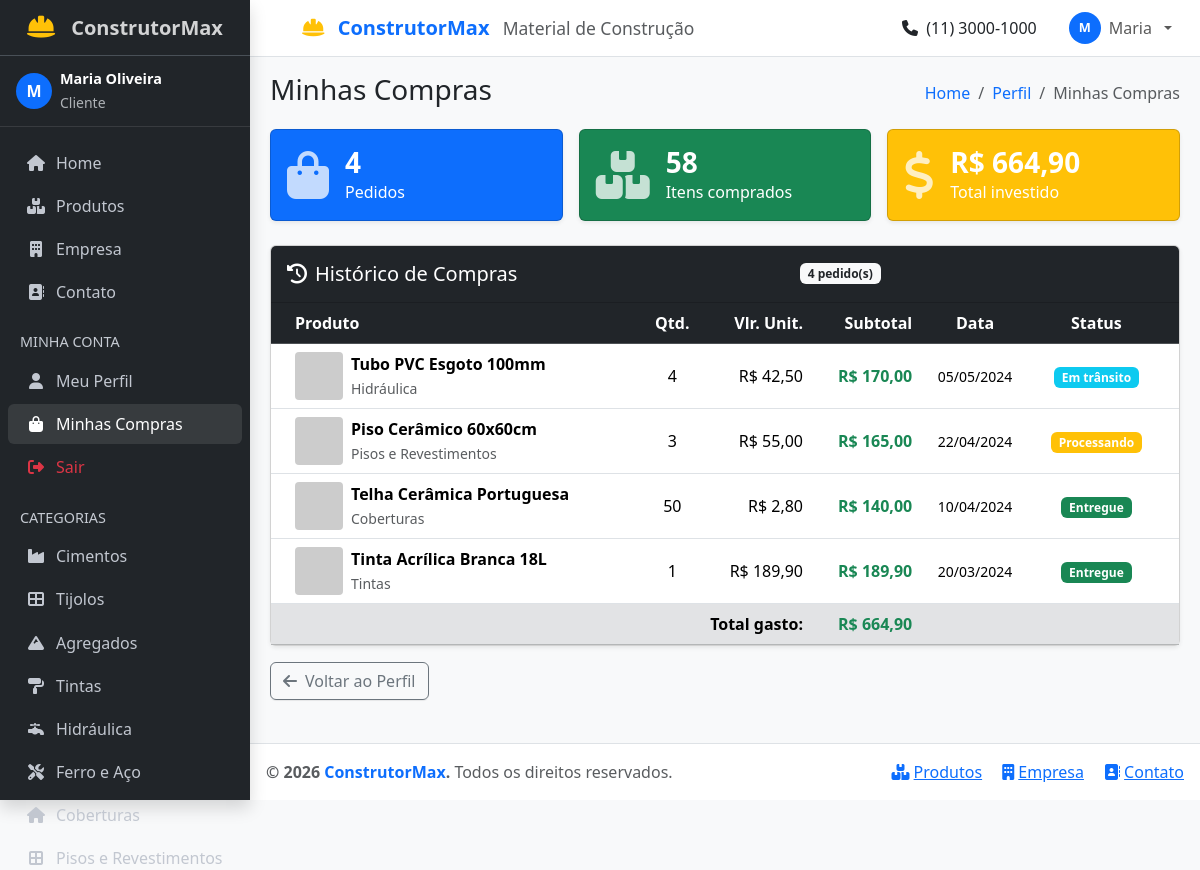
Page /cliente/compras.php (signed in) on the committed database.
### tables this page shows
CREATE TABLE IF NOT EXISTS pedidos (
    id             INT UNSIGNED   AUTO_INCREMENT PRIMARY KEY,
    usuario_id     INT UNSIGNED   NOT NULL,
    produto_id     INT UNSIGNED   NOT NULL,
    quantidade     INT UNSIGNED   NOT NULL DEFAULT 1,
    valor_unitario DECIMAL(10,2)  NOT NULL,
    data_pedido    DATE           NOT NULL,
    status         ENUM('processando','em_transito','entregue','cancelado') NOT NULL DEFAULT 'processando',
    FOREIGN KEY (usuario_id) REFERENCES usuarios(id) ON DELETE CASCADE,
    FOREIGN KEY (produto_id) REFERENCES produtos(id) ON DELETE CASCADE
);

CREATE TABLE IF NOT EXISTS produtos (
    id        INT UNSIGNED    AUTO_INCREMENT PRIMARY KEY,
    nome      VARCHAR(150)    NOT NULL,
    categoria VARCHAR(80)     NOT NULL,
    preco     DECIMAL(10,2)   NOT NULL DEFAULT 0.00,
    estoque   INT UNSIGNED    NOT NULL DEFAULT 0,
    imagem    VARCHAR(500)    NOT NULL DEFAULT '',
    descricao TEXT            NOT NULL,
    criado_em TIMESTAMP       NOT NULL DEFAULT CURRENT_TIMESTAMP
);

### cliente/compras.php (the view, shortened to what this page needs)
<?php
$db = getDB();
$stmt = $db->prepare('
    SELECT p.nome AS produto_nome, p.imagem, p.categoria,
           pc.quantidade, pc.valor_unitario,
           (pc.quantidade * pc.valor_unitario) AS subtotal,
           pc.data_pedido, pc.status
    FROM pedidos pc
    JOIN produtos p ON p.id = pc.produto_id
    WHERE pc.usuario_id = :id
    ORDER BY pc.data_pedido DESC
');
$stmt->execute([':id' => $_SESSION['usuario_id']]);
$pedidos = $stmt->fetchAll();
$total_gasto = array_sum(array_column($pedidos, 'subtotal'));
$total_itens = array_sum(array_column($pedidos, 'quantidade'));
require_once '../layout.php';
?>
<div class="row g-3 mb-4">
  <div class="col-sm-4">
    <div class="card bg-primary text-white shadow-sm">
      <div class="card-body d-flex align-items-center gap-3">
        <i class="fas fa-shopping-bag fa-3x opacity-75"></i>
        <div><h3 class="fw-bold mb-0"><?= count($pedidos) ?></h3><span>Pedidos</span></div>
      </div>
    </div>
  </div>
  <div class="col-sm-4">
    <div class="card bg-success text-white shadow-sm">
      <div class="card-body d-flex align-items-center gap-3">
        <i class="fas fa-boxes fa-3x opacity-75"></i>
        <div><h3 class="fw-bold mb-0"><?= $total_itens ?></h3><span>Itens comprados</span></div>
      </div>
    </div>
  </div>
  <div class="col-sm-4">
    <div class="card bg-warning text-white shadow-sm">
      <div class="card-body d-flex align-items-center gap-3">
        <i class="fas fa-dollar-sign fa-3x opacity-75"></i>
        <div><h3 class="fw-bold mb-0">R$ <?= number_format($total_gasto, 2, ',', '.') ?></h3><span>Total investido</span></div>
      </div>
    </div>
  </div>
</div>
<?php if (empty($pedidos)): ?>
<div class="card shadow-sm">
  <div class="card-body text-center py-5">
    <i class="fas fa-shopping-bag fa-4x text-muted mb-3"></i>
    <h4 class="text-muted">Você ainda não realizou compras</h4>
    <p class="text-muted">Explore nosso catálogo e encontre o que precisa para sua obra!</p>
    <a href="../produtos.php" class="btn btn-primary mt-2"><i class="fas fa-boxes me-2"></i>Ver Produtos</a>
  </div>
</div>
<?php else: ?>
<div class="card shadow-sm">
  <div class="card-header bg-dark text-white d-flex justify-content-between align-items-center">
    <h5 class="mb-0"><i class="fas fa-history me-2"></i>Histórico de Compras</h5>
    <span class="badge bg-light text-dark"><?= count($pedidos) ?> pedido(s)</span>
  </div>
  <div class="card-body p-0">
    <div class="table-responsive">
      <table class="table table-hover mb-0">
        <thead class="table-dark">
          <tr>
            <th>Produto</th>
            <th class="text-center">Qtd.</th>
            <th class="text-end">Vlr. Unit.</th>
            <th class="text-end">Subtotal</th>
            <th class="text-center">Data</th>
            <th class="text-center">Status</th>
          </tr>
        </thead>
        <tbody>
          <?php foreach ($pedidos as $p): ?>
          <tr>
            <td>
              <div class="d-flex align-items-center gap-2">
                <img src="<?= htmlspecialchars($p['imagem']) ?>" style="width:48px;height:48px;object-fit:cover;border-radius:4px" alt="">
                <div>
                  <div class="fw-semibold"><?= htmlspecialchars($p['produto_nome']) ?></div>
                  <small class="text-muted"><?= htmlspecialchars($p['categoria']) ?></small>
                </div>
              </div>
            </td>
            <td class="text-center align-middle"><?= $p['quantidade'] ?></td>
            <td class="text-end align-middle">R$ <?= number_format($p['valor_unitario'], 2, ',', '.') ?></td>
            <td class="text-end align-middle fw-bold text-success">R$ <?= number_format($p['subtotal'], 2, ',', '.') ?></td>
            <td class="text-center align-middle"><small><?= date('d/m/Y', strtotime($p['data_pedido'])) ?></small></td>
            <td class="text-center align-middle">
              <?php
              $badges = ['entregue' => 'success', 'em_transito' => 'info', 'processando' => 'warning', 'cancelado' => 'danger'];
              $labels = ['entregue' => 'Entregue', 'em_transito' => 'Em trânsito', 'processando' => 'Processando', 'cancelado' => 'Cancelado'];
              $cor = $badges[$p['status']] ?? 'secondary';
              $label = $labels[$p['status']] ?? ucfirst($p['status']);
              ?>
              <span class="badge bg-<?= $cor ?>"><?= $label ?></span>
            </td>
          </tr>
          <?php endforeach; ?>
        </tbody>
        <tfoot class="table-secondary fw-bold">
          <tr>
            <td colspan="3" class="text-end">Total gasto:</td>
            <td class="text-end text-success">R$ <?= number_format($total_gasto, 2, ',', '.') ?></td>
            <td colspan="2"></td>
          </tr>
        </tfoot>
      </table>
    </div>
  </div>
</div>
<?php endif; ?>
<div class="mt-3">
  <a href="../perfil.php" class="btn btn-outline-secondary"><i class="fas fa-arrow-left me-2"></i>Voltar ao Perfil</a>
</div>
<?php require_once '../layout_footer.php'; ?>

### rows in the picture
pedidos: produto.nome "Tubo PVC Esgoto 100mm", produto.categoria "Hidráulica", quantidade "4", valor_unitario "42,50", subtotal "170,00", data_pedido "05/05/2024", status "Em trânsito"
pedidos: produto.nome "Piso Cerâmico 60x60cm", produto.categoria "Pisos e Revestimentos", quantidade "3", valor_unitario "55,00", subtotal "165,00", data_pedido "22/04/2024", status "Processando"
pedidos: produto.nome "Telha Cerâmica Portuguesa", produto.categoria "Coberturas", quantidade "50", valor_unitario "2,80", subtotal "140,00", data_pedido "10/04/2024", status "Entregue"
pedidos: produto.nome "Tinta Acrílica Branca 18L", produto.categoria "Tintas", quantidade "1", valor_unitario "189,90", subtotal "189,90", data_pedido "20/03/2024", status "Entregue"

### other values in the picture
substr($usuario_logado['nome'], 0, 1) "M"
explode(' ', $usuario_logado['nome'])[0] "Maria"
$usuario_logado['nome'] "Maria Oliveira"
$cat "Cimentos"
$cat "Tijolos"
$cat "Agregados"
$cat "Tintas"
$cat "Hidráulica"
$cat "Ferro e Aço"
$cat "Coberturas"
$cat "Pisos e Revestimentos"
$titulo "Minhas Compras"
$b['nome'] "Perfil"
$b['nome'] "Minhas Compras"
count($pedidos) "4"
